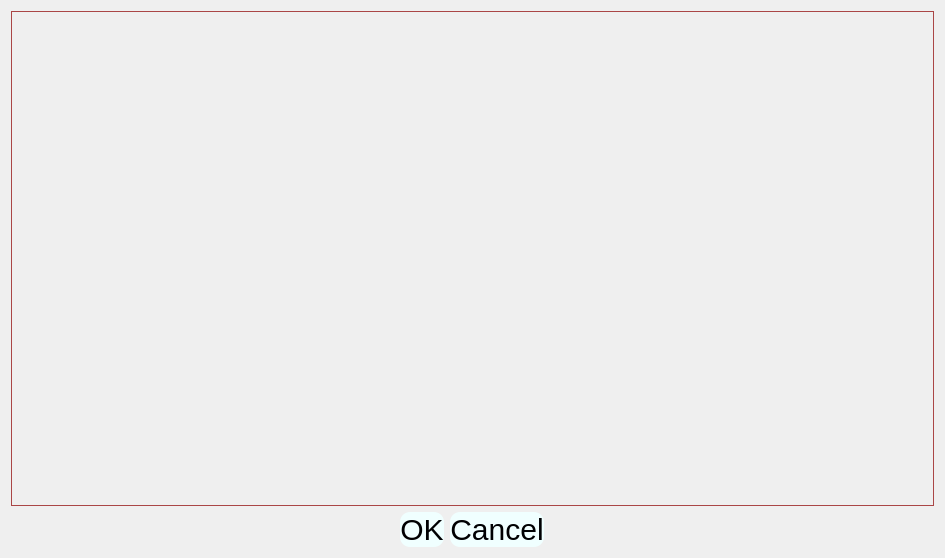
<?xml version="1.0" encoding="UTF-8"?>
<ui version="4.0">
 <class>Dialog</class>
 <widget class="QDialog" name="Dialog">
  <property name="geometry">
   <rect>
    <x>0</x>
    <y>0</y>
    <width>945</width>
    <height>558</height>
   </rect>
  </property>
  <property name="windowTitle">
   <string>Dialog</string>
  </property>
  <property name="styleSheet">
   <string notr="true">QDialog{border-image: url(haha.jpg);}</string>
  </property>
  <layout class="QGridLayout" name="gridLayout">
   <item row="0" column="0">
    <widget class="QWidget" name="widget" native="true">
     <property name="styleSheet">
      <string notr="true"> border:1px solid rgb(170,70,70);</string>
     </property>
    </widget>
   </item>
   <item row="1" column="0" alignment="Qt::AlignHCenter">
    <widget class="QDialogButtonBox" name="buttonBox">
     <property name="styleSheet">
      <string notr="true">QPushButton{
font-family: &quot;等线 Light&quot;;
font-size:30px;
color: #303030;
}
/* 正常状态或者鼠标松开按钮的状态，按钮颜色 */
QPushButton
{
    background-color:rgb(240,255,255);
    color: rgb(0, 0, 2);
    border-style: outset;
    border-color: beige;
    border-radius: 10px;
}

/* hover按钮悬浮，鼠标悬浮在按钮上的状态，按钮颜色 */
 QPushButton:hover 
{
    background-color:rgb(143, 197, 255);
    border-radius: 10px;
    color: rgb(0, 0, 0);
}

 /* 鼠标按下按钮时的状态，按钮颜色 */
QPushButton:checked 
{
    background-color:skyblue;
    border-radius: 10px;
    color: rgb(255, 255, 0);
}
</string>
     </property>
     <property name="standardButtons">
      <set>QDialogButtonBox::Cancel|QDialogButtonBox::Ok</set>
     </property>
    </widget>
   </item>
  </layout>
 </widget>
 <resources/>
 <connections/>
</ui>
